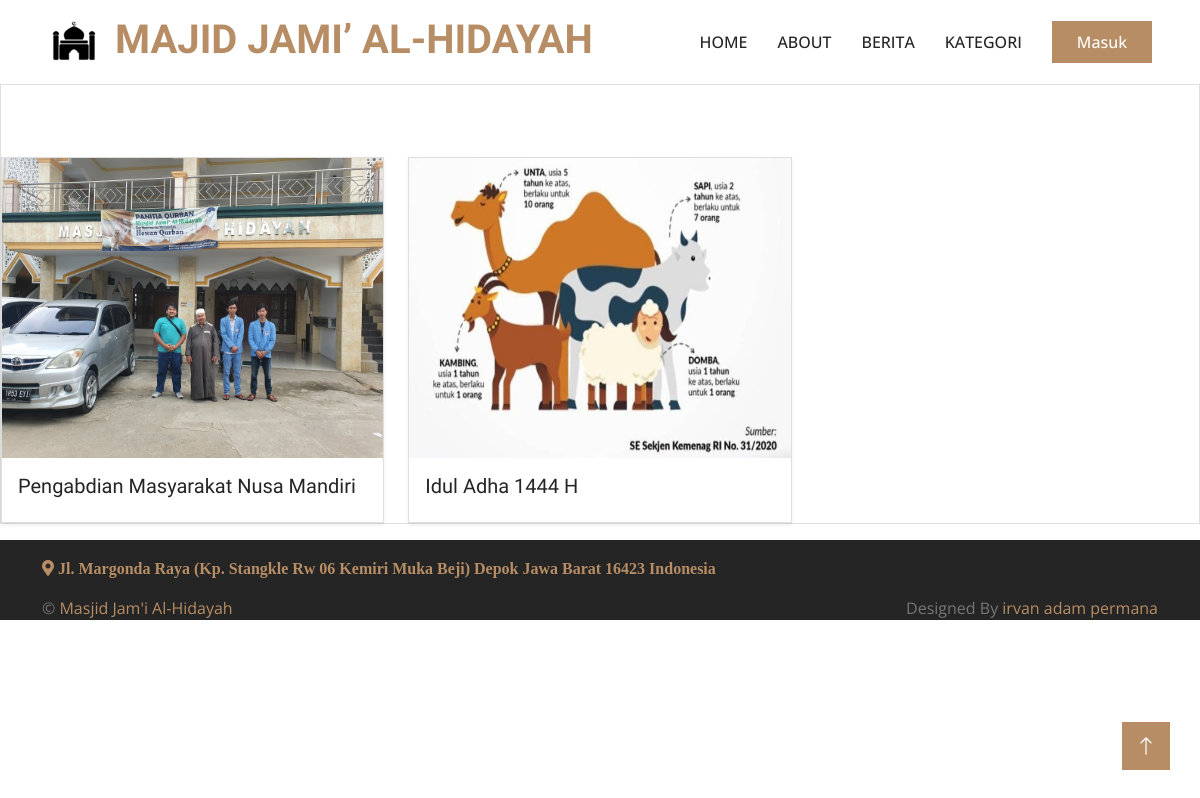
The app's page /index.php/home/berita with its own data.
### tables this page shows
CREATE TABLE `tb_berita` (
  `id` int(11) NOT NULL,
  `id_kategori` int(11) NOT NULL,
  `judul_berita` varchar(128) NOT NULL,
  `isi_berita` text NOT NULL,
  `gambar` varchar(128) NOT NULL,
  `id_user` int(11) NOT NULL,
  `tanggal` varchar(128) NOT NULL
);

### application/controllers/Home.php (called while the page is built, shortened)
<?php
class Home extends CI_Controller
{
	public function berita()
	{
		$data['user'] = $this->m_home->getRole();
		$data['brt'] = $this->m_home->getPost()->result_array();
		$this->load->view('templates/header-home');
		$this->load->view('home/berita', $data);
		$this->load->view('templates/footer-home');
	}
}

### index.php (called while the page is built, shortened)
<?php
require_once BASEPATH.'core/CodeIgniter.php';

### application/models/m_home.php (called while the page is built, shortened)
<?php
class m_home extends CI_Model
{
    public function getRole()
    {
        $this->db->select('a.id_user, a.name, a.img, a.id_roles, b.nama_roles');
        $this->db->join('tb_roles b', 'a.id_roles = b.id_roles', 'inner');
        $this->db->order_by('id_roles', 'asc');
        return $this->db->get('tb_user a')->result_array();
    }
    public function getPost()
    {
        $this->db->select('a.*, b.kategori,c.name');
        $this->db->join('tb_berita_kategori b', 'a.id_kategori = b.id_kategori', 'inner');
        $this->db->join('tb_user c', 'a.id_user = c.id_user', 'left');
        return $this->db->get('tb_berita a');
    }
}

### application/views/home/berita.php (the view, shortened to what this page needs)
<div class="card mb-3 style=" width: 18rem;>
	<div class="row mt-4">
		<?php foreach ($brt as $s) : ?>
			<div class="col-md-4 mt-5" data-wow-delay="0.1s">
				<div class="card shadow-sm">
					<a href="<?= base_url('home/post/') . $s['id']; ?>"><img max-width="100%" height="300px" width="450px" src=" <?= base_url('assets/img/berita/') . $s['gambar']; ?>" class="card-img-top" alt=""></a>
					<div class="card-body">
						<h5 class="card-title"><?= $s['judul_berita']; ?></h5>
					</div>
				</div>
			</div>
		<?php endforeach; ?>
	</div>
</div>

### assets/css/style.css (style rules this page uses)
:root { --primary: #B78D65; --light: #F8F8F8; --dark: #252525; }
h5, h6, .h5, .h6, .fw-normal { font-weight: 400 !important; }

### records on screen
tb_berita: gambar (picture), judul_berita "Pengabdian Masyarakat Nusa Mandiri"
tb_berita: gambar (picture), judul_berita "Idul Adha 1444 H"
